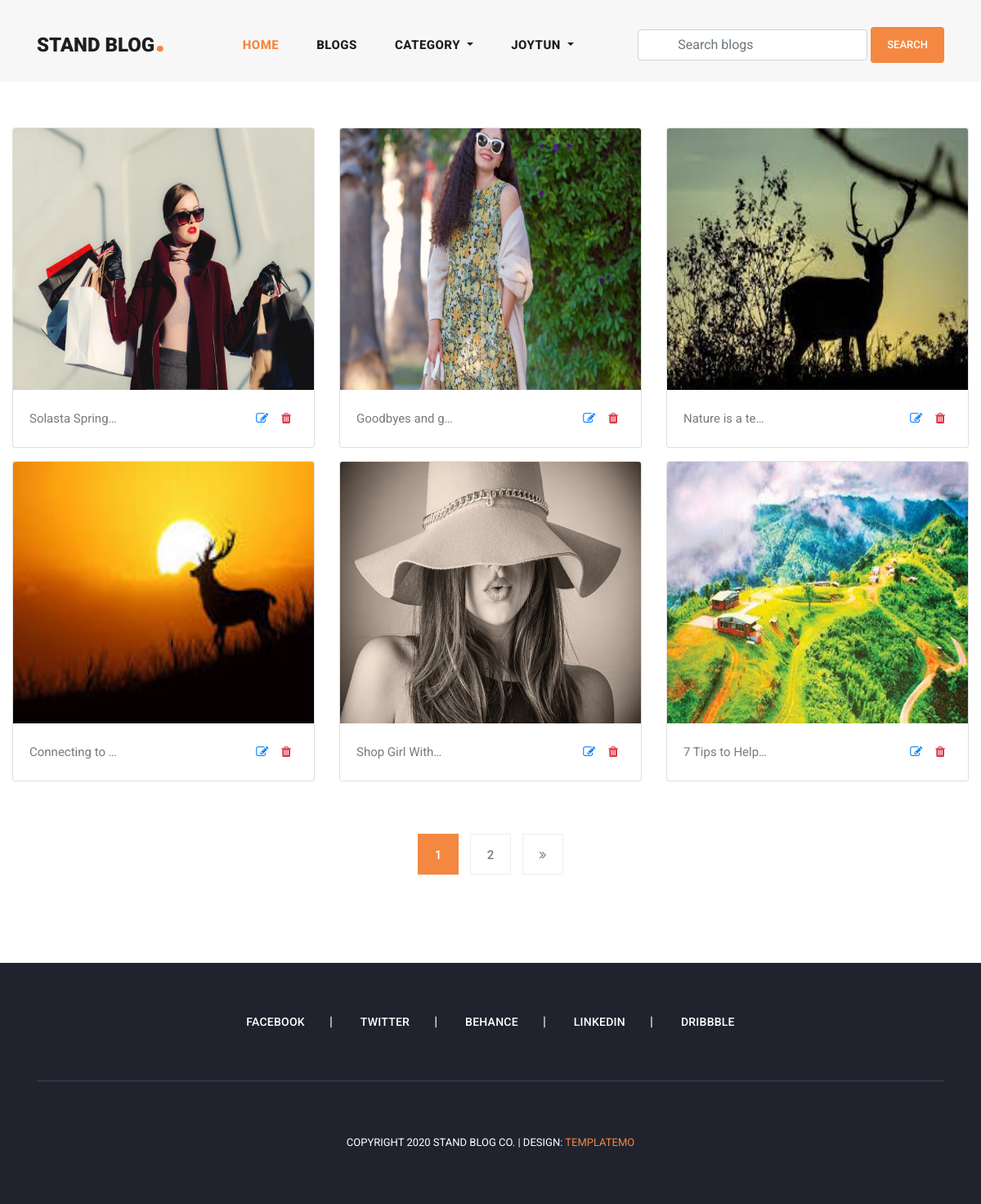
Page /my_blogs/ (signed in) on the committed database.
### user_profile/models.py (models this page shows, shortened)
class user(AbstractUser):
    email =  models.EmailField(
        max_length=150,
        unique=True,
        error_messages={
        "unique": "The email must be unique"
        }
    )
    profile_image = models.ImageField(
        null=True,
        blank=True,
        upload_to="profile_image"
    )
    REQUIRED_FIELDS = ["email"]
    objects = customUserManager()

### blog/models.py (models this page shows, shortened)
class Blog(models.Model):
    likes = models.ManyToManyField(
        user,
        related_name = 'user_likes',
        blank=True
    )
    user = models.ForeignKey(
        user,
        related_name = 'user_blogs',
        on_delete= models.CASCADE
    )
    category = models.ForeignKey(
        Category,
        related_name = 'category_blogs',
        on_delete= models.CASCADE
    )
    tags = models.ManyToManyField(
        Tag,
        related_name = 'tag_blogs',
        blank=True
    )
    title = models.CharField(max_length=250)
    description = models.TextField()
    slug = models.SlugField(null=True, blank = True)
    banner = models.ImageField(upload_to='blog_banners')
    created_date = models.DateField(auto_now_add=True)

### blog/views.py (the view, shortened to what this page needs)
# urls.py: path('my_blogs/', my_blogs, name='my_blogs'),
@login_required(login_url='login')
def my_blogs(request):
    queryset = request.user.user_blogs.all()
    page = request.GET.get('page', 1)
    paginator = Paginator(queryset, 6)
    delete = request.GET.get('delete', None)
    try:
        blogs = paginator.page(page)
    except EmptyPage:
        blogs = paginator.page(1)
    except PageNotAnInteger:
        blogs = paginator.page(1)
        return redirect('blogs')
    context = {
        "blogs": blogs,
        "paginator": paginator
    }
    return render(request, 'my_blogs.html', context)

### blog/context_processors.py (called while the page is built)
def get_all_categories(rewuest):
    Categories = Category.objects.all()
    context = {
        "categories" : Categories
    }
    return context

### templates/my_blogs.html (shortened to what this page needs)
{% extends 'base.html' %}
{% load static %}
{% block content %}
<section class="my-blogs">
    <div class="container-fluid">
        <div class="row py-5">
          {% for blog in blogs %}
            <div class="col-md-4 my-2">
                <div class="card">
                    <img class="card-img-top img-fluid" style="width: 100%; height: 320px;" src="{{blog.banner.url}}" alt="Card image cap">
                    <div class="card-body">
                      <p class="card-text d-flex flex-row">
                        {{blog.title|truncatechars:15}}
                        <a class="px-2 ml-auto" href="{% url 'update_blog' blog.slug %}">
                          <i class="fa fa-edit"></i>
                        </a>
                        <a class="px-2" href="?delete={{blog.pk}}">
                          <i class="fa fa-trash text-danger"></i>
                        </a>
                      </p>
                    </div>
                  </div>
            </div>
        {% endfor %}
        </div>
        <div class="row py-2 justify-content-center">
          <div class="col-md-8">
            {% include 'pagination.html' %}
          </div>
        </div>
    </div>
</section>
{% endblock content %}

### templates/header.html (shortened to what this page needs)
  <header class="">
    <nav class="navbar navbar-expand-lg">
      <div class="container">
        <a class="navbar-brand" href="index.html"><h2>Stand Blog<em>.</em></h2></a>
        <div class="collapse navbar-collapse" id="navbarResponsive">
          <ul class="navbar-nav ml-auto">
            <li class="nav-item active">
              <a class="nav-link" href="{% url 'home' %}">Home
              </a>
            </li>
            <li class="nav-item">
              <a class="nav-link" href="{% url 'blogs' %}">Blogs</a>
            </li>
            <li class="nav-item dropdown">
              <a class="nav-link dropdown-toggle" href="#" id="navbarDropdown" role="button" data-toggle="dropdown" aria-haspopup="true" aria-expanded="false">
                Category
              </a>
            </li>
            {% if request.user.is_authenticated %}
            <li class="nav-item dropdown">
              <a class="nav-link dropdown-toggle" href="#" id="navbarDropdown" role="button" data-toggle="dropdown" aria-haspopup="true" aria-expanded="false">
                {{request.user.username}}
              </a>
            </li>
            {% else %}
            <li class="nav-item">
              <a class="nav-link" href="{% url 'login' %}">Login</a>
            </li>
            {% endif %}
          </ul>
          <form class="form-inline d-flex flex-nowrap my-2 ml-auto search-form" action="{% url 'search_blogs' %}" method="GET">
            <input class="form-control px-5" name="search" type="text" placeholder="Search blogs" required>
            <button class="btn btn-primary ml-1">Search</button>
          </form>
        </div>
      </div>
    </nav>
  </header>

### assets/css/templatemo-stand-blog.css (style rules this page uses)
body { font-family: 'Roboto', sans-serif; overflow-x: hidden; text-rendering: optimizeLegibility; -webkit-font-smoothing: antialiased; -moz-osx-font-smoothing: grayscale; }
p { margin-bottom: 0px; font-size: 15px; font-weight: 400; color: #7a7a7a; line-height: 30px; }
a { text-decoration: none!important; }
ul { padding: 0; margin: 0; list-style: none; }
h1,h2,h3,h4,h5,h6 { margin: 0px; }
header { z-index: 99999; width: 100%; height: 100px; background-color: #f7f7f7; -webkit-transition: all 0.3s ease-in-out 0s; -moz-transition: all 0.3s ease-in-out 0s; -o-transition: all 0.3s ease-in-out 0s; transition: all 0.3s ease-in-out 0s; }
header .navbar { padding: 25px 0px; }
.navbar .navbar-brand { float: left; margin-top: -12px; outline: none; }
.navbar .navbar-brand h2 { color: #1e1e1e; text-transform: uppercase; font-size: 24px; font-weight: 900; -webkit-transition: all .3s ease 0s; -moz-transition: all .3s ease 0s; -o-transition: all .3s ease 0s; transition: all .3s ease 0s; }
.navbar .navbar-brand h2 em { font-size: 44px; font-style: normal; color: #f48840; }
#navbarResponsive { z-index: 999; }
.navbar-collapse { text-align: center; }
.navbar .navbar-nav .nav-item { margin: 0px 15px; }
.navbar .navbar-nav a.nav-link { text-transform: capitalize; font-size: 15px; font-weight: 800; text-transform: uppercase; letter-spacing: 0.5px; color: #1e1e1e; transition: all 0.3s; }
.navbar .navbar-nav .nav-link:hover, .navbar .navbar-nav .active>.nav-link, .navbar .navbar-nav .nav-link.active, .navbar .navbar-nav .nav-link.show, .navbar .navbar-nav .show>.nav-link { color: #f48840; }

### assets/css/main.css (style rules this page uses)
.btn-primary { display: inline-block; background-color: #f48840; color: #fff; font-size: 13px; font-weight: 500; padding: 12px 20px; text-transform: uppercase; transition: all .3s; border: none; outline: none; }
input, textarea { text-transform: none !important; }

### rows in the picture
user: user.username "JOYTUN"
Blog: banner (picture), title "Solasta Spring…"
Blog: banner (picture), title "Goodbyes and g…"
Blog: banner (picture), title "Nature is a te…"
Blog: banner (picture), title "Connecting to …"
Blog: banner (picture), title "Shop Girl With…"
Blog: banner (picture), title "7 Tips to Help…"

### other values in the picture
{{ page }} "1"
{{ page }} "2"
